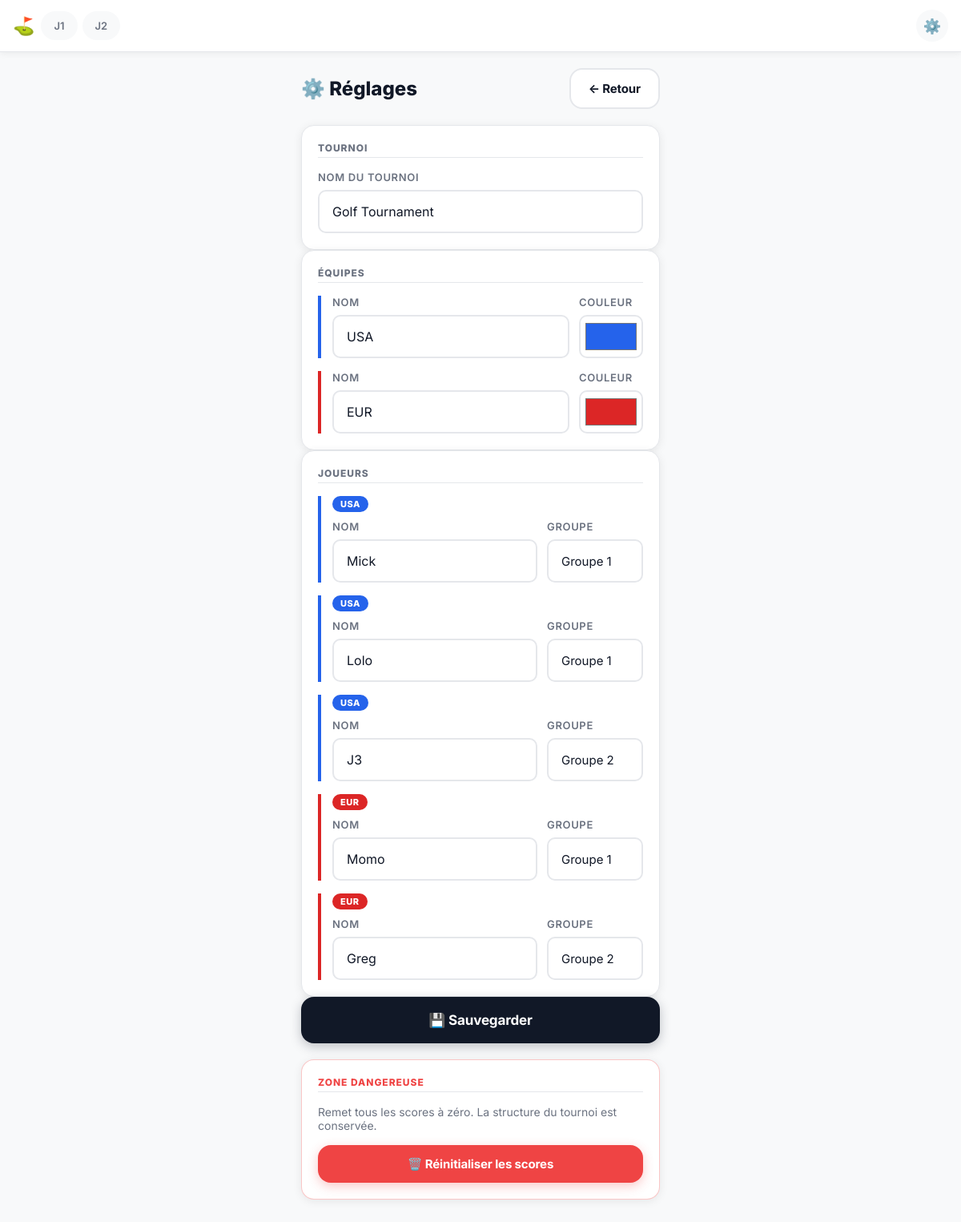
/settings/, run on the app's committed database.
### golf/models.py (models this page shows, shortened)
class MatchDay(models.Model):
    tournament = models.ForeignKey(
        Tournament, on_delete=models.CASCADE, related_name='days'
    )
    day_number = models.IntegerField()
    is_locked = models.BooleanField(default=False)
    class Meta:
        ordering = ['day_number']
        unique_together = ['tournament', 'day_number']

class Tournament(models.Model):
    name = models.CharField(max_length=200, default="Golf Tournament")
    num_days = models.IntegerField(default=3)
    num_holes = models.IntegerField(default=18)
    @classmethod
    def get_active(cls):
        return cls.objects.first()

class Team(models.Model):
    tournament = models.ForeignKey(
        Tournament, on_delete=models.CASCADE, related_name='teams'
    )
    name = models.CharField(max_length=100)
    color = models.CharField(max_length=7, default='#2563eb')
    order = models.IntegerField(default=0)
    class Meta:
        ordering = ['order']

class Player(models.Model):
    SAISIE_GROUP_CHOICES = [(1, 'Groupe 1'), (2, 'Groupe 2')]
    team = models.ForeignKey(
        Team, on_delete=models.CASCADE, related_name='players'
    )
    name = models.CharField(max_length=100)
    order = models.IntegerField(default=0)
    saisie_group = models.IntegerField(choices=SAISIE_GROUP_CHOICES, default=1)
    class Meta:
        ordering = ['team__order', 'order']

### golf/views.py (the view)
# urls.py: path('settings/', views.settings_view, name='settings'),
def settings_view(request):
    tournament = Tournament.get_active()
    if not tournament:
        return redirect('setup')
    return render(request, 'golf/settings.html', {
        **_base_ctx(tournament),
        'teams': list(tournament.teams.order_by('order')),
        'players': list(Player.objects.filter(team__tournament=tournament).select_related('team').order_by('team__order', 'order')),
    })

### golf/views.py (called while the page is built)
def _base_ctx(tournament, day=None):
    ctx = {'tournament': tournament, 'days': tournament.days.all() if tournament else []}
    if day:
        ctx['day'] = day
    return ctx

### golf/templates/golf/settings.html (shortened to what this page needs)
{% extends 'golf/base.html' %}
{% block content %}
<div class="settings-page">
    <div class="settings-header">
        <h1>⚙️ Réglages</h1>
        <a href="{% url 'home' %}" class="btn btn-secondary">← Retour</a>
    </div>
    <form method="post" action="{% url 'settings_save' %}">
        <div class="settings-section">
            <div class="settings-section-title">Tournoi</div>
            <div class="form-group">
                <label class="form-label">Nom du tournoi</label>
                <input type="text" name="tournament_name"
                       value="{{ tournament.name }}"
                       class="form-input">
            </div>
        </div>
        <div class="settings-section">
            <div class="settings-section-title">Équipes</div>
            {% for team in teams %}
            <div class="settings-team-card" style="border-left-color: {{ team.color }}">
                <div class="form-row">
                    <div class="form-group">
                        <label class="form-label">Nom</label>
                        <input type="text"
                               name="team_{{ team.id }}_name"
                               value="{{ team.name }}"
                               class="form-input">
                    </div>
                    <div class="form-group form-group-color">
                        <label class="form-label">Couleur</label>
                        <input type="color"
                               name="team_{{ team.id }}_color"
                               value="{{ team.color }}"
                               class="color-picker">
                    </div>
                </div>
            </div>
            {% endfor %}
        </div>
        <div class="settings-section">
            <div class="settings-section-title">Joueurs</div>
            {% for player in players %}
            <div class="settings-player-card" style="--tc: {{ player.team.color }}">
                <div class="player-badge" style="background: {{ player.team.color }}">
                    {{ player.team.name }}
                </div>
                <div class="form-row">
                    <div class="form-group">
                        <label class="form-label">Nom</label>
                        <input type="text"
                               name="player_{{ player.id }}_name"
                               value="{{ player.name }}"
                               class="form-input">
                    </div>
                    <div class="form-group form-group-small">
                        <label class="form-label">Groupe</label>
                        <select name="player_{{ player.id }}_group" class="form-select">
                            <option value="1" {% if player.saisie_group == 1 %}selected{% endif %}>
                                Groupe 1
                            </option>
                            <option value="2" {% if player.saisie_group == 2 %}selected{% endif %}>
                                Groupe 2
                            </option>
                        </select>
                    </div>
                </div>
            </div>
            {% endfor %}
        </div>
        <button type="submit" class="btn btn-primary btn-large btn-full">
            💾 Sauvegarder
        </button>
    </form>
    <div class="settings-section settings-danger">
        <div class="settings-section-title danger-title">Zone dangereuse</div>
        <p class="danger-description">
            Remet tous les scores à zéro. La structure du tournoi est conservée.
        </p>
        <form method="post" action="{% url 'reset_tournament' %}"
              onsubmit="return confirm('⚠️ Supprimer TOUS les scores ? Cette action est irréversible.')">
            <button type="submit" class="btn btn-danger btn-full">
                🗑️ Réinitialiser les scores
            </button>
        </form>
    </div>
</div>
{% endblock %}

### golf/templates/golf/base.html (shortened to what this page needs)
{% load static %}
{% load golf_tags %}
<!DOCTYPE html>
<html lang="fr">
<head>
    <link rel="stylesheet" href="{% static 'golf.css' %}">
</head>
<body hx-headers='{"X-CSRFToken": "{{ csrf_token }}"}'>
{% if tournament %}
<nav class="nav">
    <div class="nav-brand">⛳</div>
    <div class="nav-days">
        {% for d in days %}
        <a href="{% url 'saisie' d.id 1 %}"
           class="nav-day {% if day and d.id == day.id %}active{% endif %}">
            J{{ d.day_number }}{% if d.is_locked %}&nbsp;🔒{% endif %}
        </a>
        {% endfor %}
    </div>
    <div class="nav-actions">
        <a href="{% url 'settings' %}" class="nav-icon" title="Réglages">⚙️</a>
    </div>
</nav>
{% endif %}
<main class="main">
    {% block content %}{% endblock %}
</main>
</body>
</html>

### data on the page
MatchDay: day_number "1"
MatchDay: day_number "2"
Tournament: tournament_name "Golf Tournament"
Team: name "USA", color "#2563eb"
Team: name "EUR", color "#dc2626"
Player: team.name "USA", name "Mick", saisie_group+id "Groupe 1"
Player: team.name "USA", name "Lolo", saisie_group+id "Groupe 1"
Player: team.name "USA", name "J3", saisie_group+id "Groupe 2"
Player: team.name "EUR", name "Momo", saisie_group+id "Groupe 1"
Player: team.name "EUR", name "Greg", saisie_group+id "Groupe 2"
